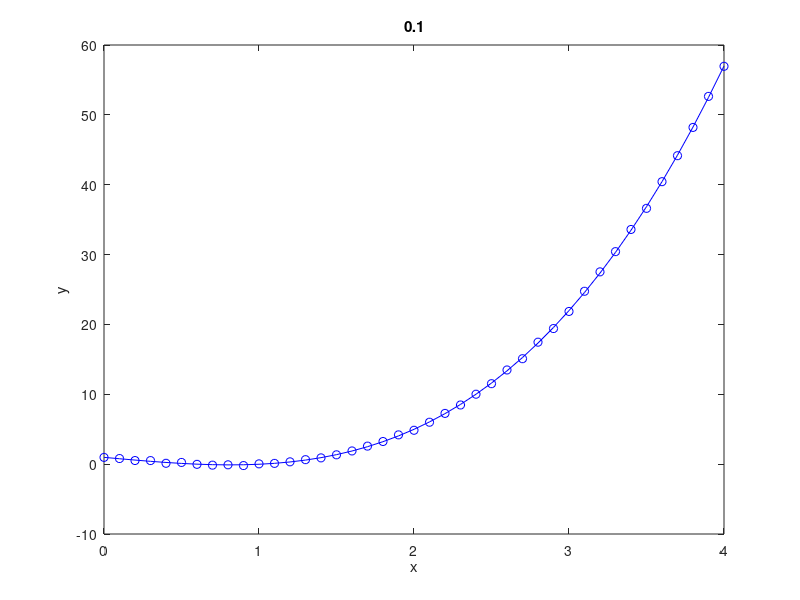
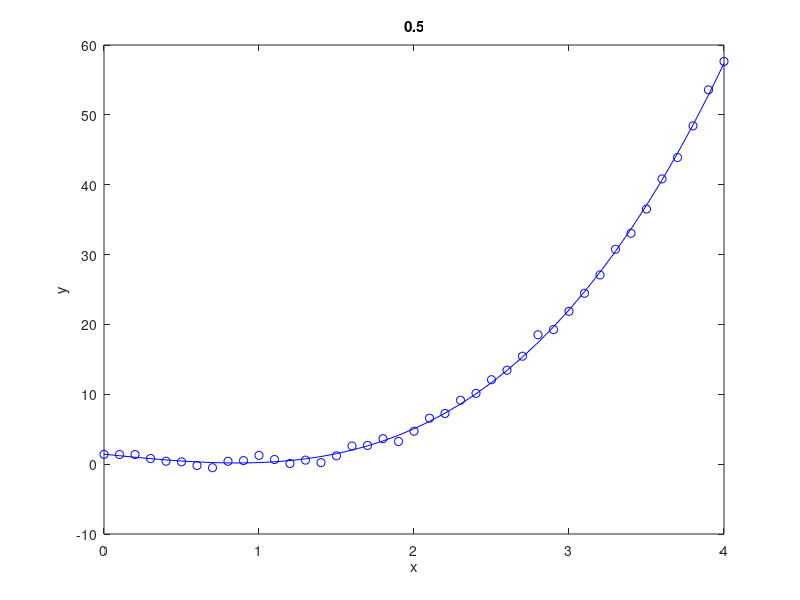
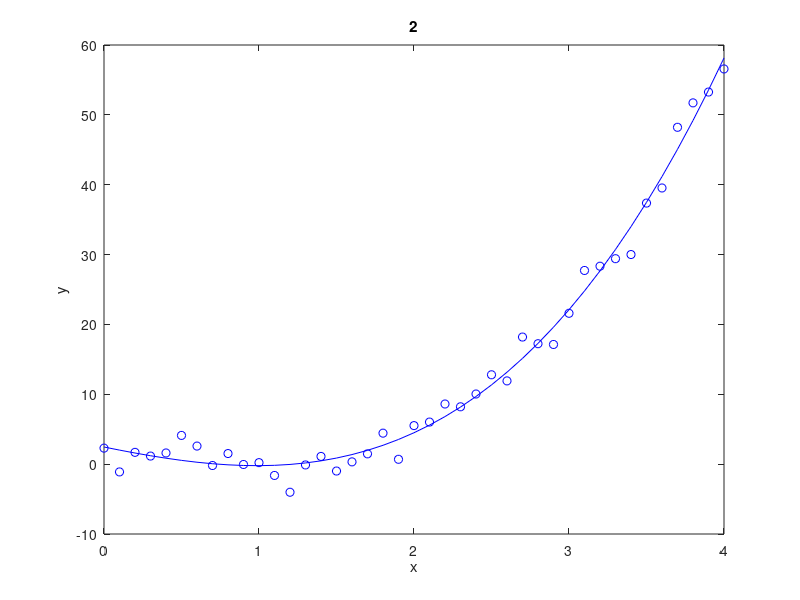

These figures' MATLAB source, in order:
clear all;

W = @(x) x.^3 - 2*x + 1

x = 0:0.1:4;
n = length(x);

stds = [0.1, 0.5, 2];

stopien = 3
n = length(x);
A = ones(n, 2);
for i = 2: stopien+1
    A(:, i) = x.^(i-1);
end



for std=stds
    h = figure();
    y = W(x) + randn(1, n)*std;
    disp(std)
    H = diag(1./(ones(1, n)*std))
    c = H * y';
    Aprime = H * A;
    G = (Aprime'*Aprime)^(-1);
    P = G * (Aprime' * c);
    p = P(length(P):-1:1)'
    %p = polyfit(x, y, 3);   %zostawiam z powodu powyzszego komentarza implementacje matlabowską
    disp(p - [1, 0, -2, 1]) %dla duzego szumu znacznie pogarsza sie dofitowanie, zwlaszcza stala przy x^3
    plot(x, y, 'bo');
    hold on;
    y_fit = polyval(p, x);
    plot(x, y_fit, 'b-');
    title(std);
    xlabel('x');
    ylabel('y');

    
end